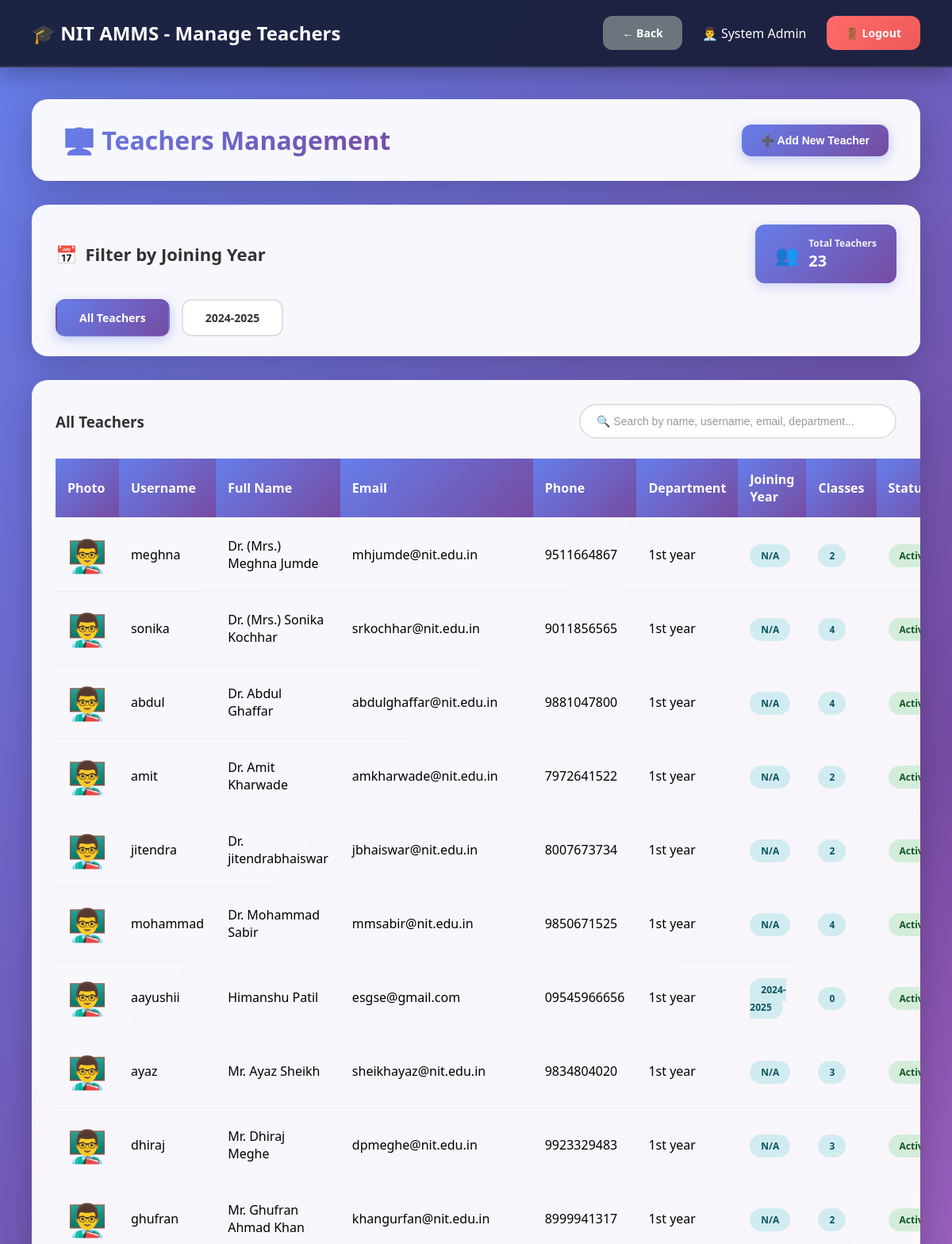
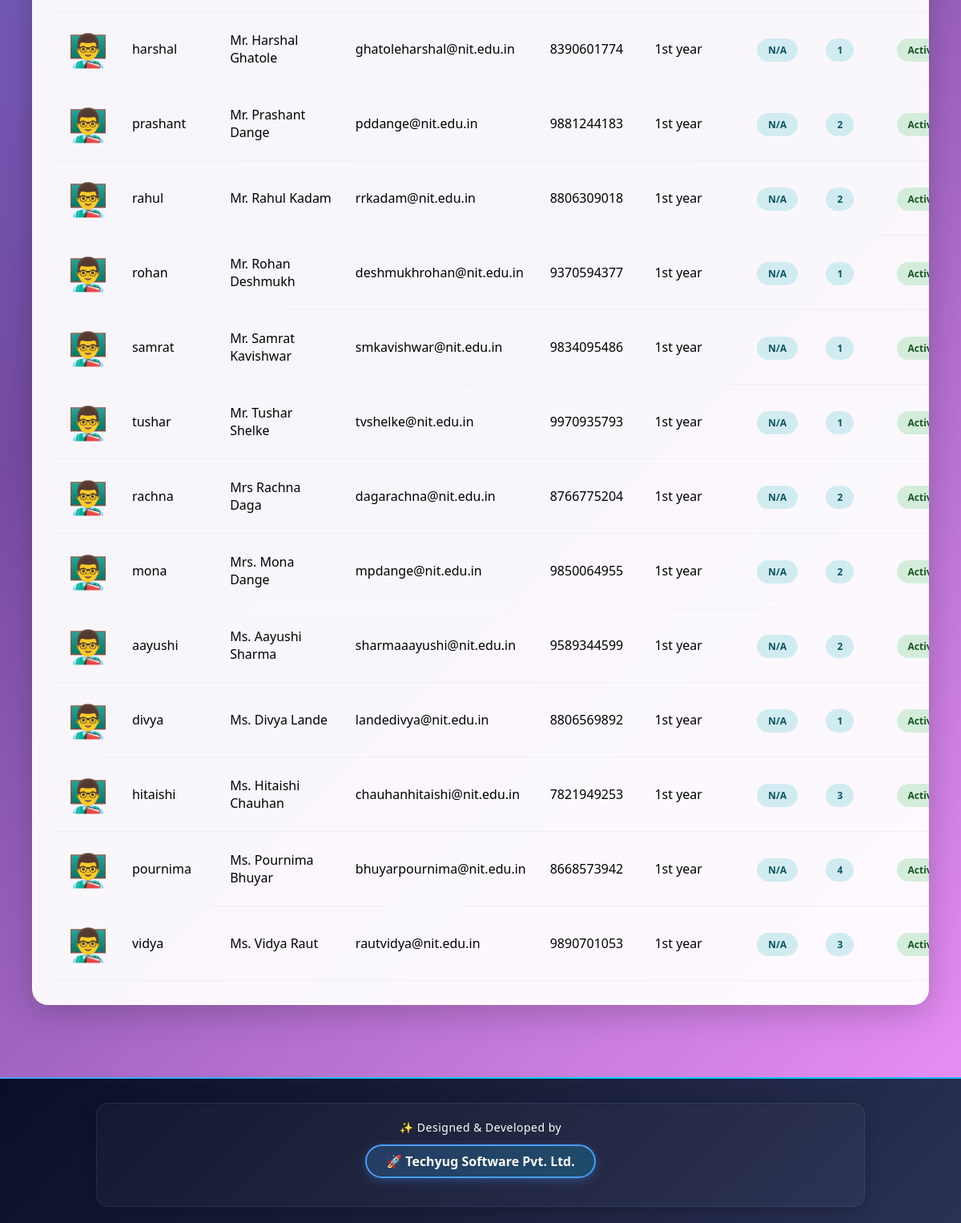
The app's page /admin/manage_teachers.php (signed in) with its own data (2 pictures, top to bottom).
### tables this page shows
CREATE TABLE `users` (
  `id` int(11) NOT NULL,
  `username` varchar(50) NOT NULL,
  `password` varchar(255) NOT NULL,
  `full_name` varchar(100) NOT NULL,
  `email` varchar(100) NOT NULL,
  `phone` varchar(15) DEFAULT NULL,
  `photo` varchar(255) DEFAULT NULL,
  `role` enum('admin','hod','teacher') NOT NULL,
  `department_id` int(11) DEFAULT NULL,
  `joining_year` varchar(20) DEFAULT NULL,
  `is_active` tinyint(1) DEFAULT 1,
  `created_at` timestamp NOT NULL DEFAULT current_timestamp()
);

CREATE TABLE `departments` (
  `id` int(11) NOT NULL,
  `dept_name` varchar(100) NOT NULL,
  `dept_code` varchar(20) NOT NULL,
  `hod_id` int(11) DEFAULT NULL,
  `created_at` timestamp NOT NULL DEFAULT current_timestamp()
);

### db.php (called while the page is built, shortened)
<?php
$conn = new mysqli(DB_HOST, DB_USER, DB_PASS, DB_NAME);
$conn->set_charset("utf8mb4");
$conn->query("SET time_zone = '+05:30'");
function isLoggedIn() {
    return isset($_SESSION['user_id']) && isset($_SESSION['role']);
}
function getCurrentUser() {
    global $conn;
    $user_id = $_SESSION['user_id'];
    $role = $_SESSION['role'];
    if ($role === 'student') {
        $query = "SELECT * FROM students WHERE id = ?";
    } elseif ($role === 'parent') {
        $query = "SELECT * FROM parents WHERE id = ?";
    } else {
        $query = "SELECT * FROM users WHERE id = ?";
    }
    $stmt = $conn->prepare($query);
    $stmt->bind_param("i", $user_id);
    $stmt->execute();
    $result = $stmt->get_result();
    return $result->fetch_assoc();
}
?>

### admin/manage_teachers.php (the view, shortened to what this page needs)
<?php
require_once '../db.php';
$user = getCurrentUser();
$selected_year = isset($_GET['year']) ? sanitize($_GET['year']) : 'all';
$check_joining_year = $conn->query("SHOW COLUMNS FROM users LIKE 'joining_year'");
$has_joining_year = ($check_joining_year->num_rows > 0);
if ($has_joining_year) {
    $years_query = "SELECT DISTINCT joining_year FROM users WHERE role = 'teacher' AND joining_year IS NOT NULL ORDER BY joining_year DESC";
    $years_result = $conn->query($years_query);
    $available_years = [];
    while ($year_row = $years_result->fetch_assoc()) {
        $available_years[] = $year_row['joining_year'];
    }
    if ($selected_year === 'all') {
        $teachers_query = "SELECT u.*, d.dept_name,
                           (SELECT COUNT(*) FROM classes WHERE teacher_id = u.id) as class_count
                           FROM users u
                           LEFT JOIN departments d ON u.department_id = d.id
                           WHERE u.role = 'teacher'
                           ORDER BY u.full_name";
        $teachers = $conn->query($teachers_query);
    }
    if ($selected_year === 'all') {
        $count_query = "SELECT COUNT(*) as total FROM users WHERE role = 'teacher'";
        $count_result = $conn->query($count_query);
    } else {
        $count_query = "SELECT COUNT(*) as total FROM users WHERE role = 'teacher' AND joining_year = ?";
        $count_stmt = $conn->prepare($count_query);
        $count_stmt->bind_param("s", $selected_year);
        $count_stmt->execute();
        $count_result = $count_stmt->get_result();
    }
    $total_teachers = $count_result->fetch_assoc()['total'];
}
?>
<!DOCTYPE html>
<html lang="en">
<head>
</head>
<body>
    <nav class="navbar">
        <div>
            <h1>🎓 NIT AMMS - Manage Teachers</h1>
        </div>
        <div class="user-info">
            <a href="index.php" class="btn btn-secondary">← Back</a>
            <span>👨‍💼 <?php echo htmlspecialchars($user['full_name']); ?></span>
            <a href="../logout.php" class="btn btn-danger">🚪 Logout</a>
        </div>
    </nav>
    <div class="main-content">
        <div class="page-header">
            <h2>👨‍🏫 Teachers Management</h2>
            <button onclick="openModal()" class="btn btn-primary">
                ➕ Add New Teacher
            </button>
        </div>
        <?php if ($has_joining_year): ?>
        <div class="year-filter-container">
            <div class="year-filter-header">
                <h3>
                    <span>📅</span>
                    <span>Filter by Joining Year</span>
                </h3>
                <div class="stats-card">
                    <span>👥</span>
                    <div>
                        <div style="font-size: 12px; opacity: 0.9;">Total Teachers</div>
                        <div style="font-size: 20px;"><?php echo $total_teachers; ?></div>
                    </div>
                </div>
            </div>
            <div class="year-buttons">
                <a href="?year=all"
                   class="year-btn <?php echo ($selected_year === 'all') ? 'active' : ''; ?>">
                    All Teachers
                </a>
                <?php foreach ($available_years as $year): ?>
                    <a href="?year=<?php echo urlencode($year); ?>"
                       class="year-btn <?php echo ($year === $selected_year) ? 'active' : ''; ?>">
                        <?php echo htmlspecialchars($year); ?>
                    </a>
                <?php endforeach; ?>
            </div>
        </div>
        <?php endif; ?>
        <div class="table-container">
            <div style="display: flex; justify-content: space-between; align-items: center; margin-bottom: 25px;">
                <h3 style="color: #333; margin: 0;">
                    <?php echo $has_joining_year ? ($selected_year === 'all' ? 'All Teachers' : 'Teachers - ' . htmlspecialchars($selected_year)) : 'All Teachers'; ?>
                </h3>
                <div style="position: relative; width: 400px;">
                    <input type="text" id="searchInput" onkeyup="searchTable()"
                           placeholder="🔍 Search by name, username, email, department..."
                           style="width: 100%; padding: 12px 20px; border: 2px solid #e0e0e0; border-radius: 25px; font-size: 14px; transition: all 0.3s;">
                </div>
            </div>
            <?php if ($teachers->num_rows > 0): ?>
            <table id="teachersTable">
                <thead>
                    <tr>
                        <th>Photo</th>
                        <th>Username</th>
                        <th>Full Name</th>
                        <th>Email</th>
                        <th>Phone</th>
                        <th>Department</th>
                        <?php if ($has_joining_year): ?>
                        <th>Joining Year</th>
                        <?php endif; ?>
                        <th>Classes</th>
                        <th>Status</th>
                    </tr>
                </thead>
                <tbody>
                    <?php while ($teacher = $teachers->fetch_assoc()): ?>
                    <tr>
                        <td>
                            <?php if (isset($teacher['photo']) && $teacher['photo'] && file_exists('../' . $teacher['photo'])): ?>
                                <img src="../<?php echo htmlspecialchars($teacher['photo']); ?>"
                                     alt="Photo" class="profile-photo">
                            <?php else: ?>
                                <span style="font-size: 40px;">👨‍🏫</span>
                            <?php endif; ?>
                        </td>
                        <td><?php echo htmlspecialchars($teacher['username']); ?></td>
                        <td><?php echo htmlspecialchars($teacher['full_name']); ?></td>
                        <td><?php echo htmlspecialchars($teacher['email']); ?></td>
                        <td><?php echo htmlspecialchars($teacher['phone']); ?></td>
                        <td><?php echo htmlspecialchars($teacher['dept_name'] ?? 'Not Assigned'); ?></td>
                        <?php if ($has_joining_year): ?>
                        <td>
                            <span class="badge badge-info">
                                <?php echo htmlspecialchars($teacher['joining_year'] ?? 'N/A'); ?>
                            </span>
                        </td>
                        <?php endif; ?>
                        <td><span class="badge badge-info"><?php echo $teacher['class_count']; ?></span></td>
                        <td>
                            <?php if ($teacher['is_active']): ?>
                                <span class="badge badge-success">Active</span>
                            <?php else: ?>
                                <span class="badge badge-danger">Inactive</span>
                            <?php endif; ?>
                        </td>
                    </tr>
                    <?php endwhile; ?>
                </tbody>
            </table>
            <?php endif; ?>
        </div>
    </div>
    <div style="background: linear-gradient(135deg, #0a0e27 0%, #1a1f3a 50%, #2a3254 100%); position: relative; overflow: hidden; margin-top: 50px;">
        <div style="height: 2px; background: linear-gradient(90deg, #4a9eff, #00d4ff, #4a9eff, #00d4ff); background-size: 200% 100%;"></div>
        <div style="max-width: 1000px; margin: 0 auto; padding: 30px 20px 20px;">
            <div style="background: rgba(255, 255, 255, 0.03); padding: 20px 20px; border-radius: 15px; border: 1px solid rgba(74, 158, 255, 0.15); text-align: center; box-shadow: 0 5px 20px rgba(0, 0, 0, 0.2);">
                <p style="color: #ffffff; font-size: 14px; margin: 0 0 12px; font-weight: 500; letter-spacing: 0.5px;">✨ Designed & Developed by</p>
                <a href="https://himanshufullstackdeveloper.github.io/techyugsoftware/" style="display: inline-block; color: #ffffff; font-size: 16px; font-weight: 700; text-decoration: none; padding: 8px 24px; border: 2px solid #4a9eff; border-radius: 30px; background: linear-gradient(135deg, rgba(74, 158, 255, 0.2), rgba(0, 212, 255, 0.2)); box-shadow: 0 3px 12px rgba(74, 158, 255, 0.3); margin-bottom: 15px;">
                    🚀 Techyug Software Pvt. Ltd.
                </a>
            </div>
        </div>
    </div>
</body>
</html>

### admin/manage_teachers.php (style rules this page uses)
* { margin: 0; padding: 0; box-sizing: border-box; }
body { background: linear-gradient(135deg, #667eea 0%, #764ba2 50%, #f093fb 100%); min-height: 100vh; font-family: 'Segoe UI', Tahoma, Geneva, Verdana, sans-serif; }
.navbar { background: rgba(26, 31, 58, 0.95); backdrop-filter: blur(20px); padding: 20px 40px; display: flex; justify-content: space-between; align-items: center; box-shadow: 0 8px 32px rgba(0, 0, 0, 0.3); border-bottom: 2px solid rgba(255, 255, 255, 0.1); position: sticky; top: 0; z-index: 1000; }
.navbar h1 { color: white; font-size: 24px; font-weight: 700; }
.user-info { display: flex; align-items: center; gap: 25px; color: white; }
.main-content { padding: 40px; max-width: 1600px; margin: 0 auto; }
.page-header { background: rgba(255, 255, 255, 0.95); backdrop-filter: blur(20px); padding: 30px 40px; border-radius: 20px; margin-bottom: 30px; box-shadow: 0 10px 40px rgba(0, 0, 0, 0.2); display: flex; justify-content: space-between; align-items: center; }
.page-header h2 { font-size: 32px; background: linear-gradient(135deg, #667eea, #764ba2); -webkit-background-clip: text; -webkit-text-fill-color: transparent; }
.year-filter-container { background: rgba(255, 255, 255, 0.95); backdrop-filter: blur(20px); border-radius: 20px; padding: 25px 30px; box-shadow: 0 10px 40px rgba(0, 0, 0, 0.2); margin-bottom: 30px; }
.year-filter-header { display: flex; justify-content: space-between; align-items: center; margin-bottom: 20px; }
.year-filter-header h3 { font-size: 22px; color: #333; display: flex; align-items: center; gap: 10px; }
.year-buttons { display: flex; gap: 15px; flex-wrap: wrap; }
.year-btn { padding: 12px 28px; border-radius: 12px; border: 2px solid #e0e0e0; background: white; color: #333; font-weight: 600; font-size: 14px; cursor: pointer; transition: all 0.3s; text-decoration: none; display: inline-block; }
.year-btn.active { background: linear-gradient(135deg, #667eea, #764ba2); color: white; border-color: transparent; box-shadow: 0 4px 15px rgba(102, 126, 234, 0.4); }
.stats-card { background: linear-gradient(135deg, #667eea, #764ba2); color: white; padding: 15px 25px; border-radius: 12px; display: inline-flex; align-items: center; gap: 12px; font-weight: 600; box-shadow: 0 4px 15px rgba(102, 126, 234, 0.3); }
.stats-card span { font-size: 24px; }
.table-container { background: rgba(255, 255, 255, 0.95); backdrop-filter: blur(20px); border-radius: 20px; padding: 30px; box-shadow: 0 10px 40px rgba(0, 0, 0, 0.2); overflow-x: auto; }
table { width: 100%; border-collapse: collapse; }
th, td { padding: 15px; text-align: left; border-bottom: 1px solid #f0f0f0; }
th { background: linear-gradient(135deg, #667eea, #764ba2); color: white; font-weight: 600; }
.badge { padding: 6px 14px; border-radius: 20px; font-size: 12px; font-weight: 600; }
.badge-success { background: #d4edda; color: #155724; }
.badge-info { background: #d1ecf1; color: #0c5460; }
.btn { padding: 12px 24px; border-radius: 12px; text-decoration: none; font-weight: 600; transition: all 0.3s; display: inline-block; border: none; cursor: pointer; font-size: 14px; }
.btn-primary { background: linear-gradient(135deg, #667eea, #764ba2); color: white; box-shadow: 0 4px 15px rgba(102, 126, 234, 0.4); }
.btn-secondary { background: #6c757d; color: white; }
.btn-danger { background: linear-gradient(135deg, #ff6b6b, #ee5a5a); color: white; }
#searchInput::placeholder { color: #999; }

### records on screen
users: full_name "System Admin"
users: username "meghna", full_name "Dr. (Mrs.) Meghna Jumde", email "mhjumde@nit.edu.in", phone "9511664867", department.dept_name "1st year", joining_year "N/A", class_count "2", is_active "Active"
users: username "sonika", full_name "Dr. (Mrs.) Sonika Kochhar", email "srkochhar@nit.edu.in", phone "9011856565", department.dept_name "1st year", joining_year "N/A", class_count "4", is_active "Active"
users: username "abdul", full_name "Dr. Abdul Ghaffar", email "abdulghaffar@nit.edu.in", phone "9881047800", department.dept_name "1st year", joining_year "N/A", class_count "4", is_active "Active"
users: username "amit", full_name "Dr. Amit Kharwade", email "amkharwade@nit.edu.in", phone "7972641522", department.dept_name "1st year", joining_year "N/A", class_count "2", is_active "Active"
users: username "jitendra", full_name "Dr. jitendrabhaiswar", email "jbhaiswar@nit.edu.in", phone "8007673734", department.dept_name "1st year", joining_year "N/A", class_count "2", is_active "Active"
users: username "mohammad", full_name "Dr. Mohammad Sabir", email "mmsabir@nit.edu.in", phone "9850671525", department.dept_name "1st year", joining_year "N/A", class_count "4", is_active "Active"
users: username "aayushii", full_name "Himanshu Patil", email "esgse@gmail.com", phone "09545966656", department.dept_name "1st year", joining_year "2024-2025", class_count "0", is_active "Active"
users: username "ayaz", full_name "Mr. Ayaz Sheikh", email "sheikhayaz@nit.edu.in", phone "9834804020", department.dept_name "1st year", joining_year "N/A", class_count "3", is_active "Active"
users: username "dhiraj", full_name "Mr. Dhiraj Meghe", email "dpmeghe@nit.edu.in", phone "9923329483", department.dept_name "1st year", joining_year "N/A", class_count "3", is_active "Active"
users: username "ghufran", full_name "Mr. Ghufran Ahmad Khan", email "khangurfan@nit.edu.in", phone "8999941317", department.dept_name "1st year", joining_year "N/A", class_count "2", is_active "Active"
users: username "harshal", full_name "Mr. Harshal Ghatole", email "ghatoleharshal@nit.edu.in", phone "8390601774", department.dept_name "1st year", joining_year "N/A", class_count "1", is_active "Active"
users: username "prashant", full_name "Mr. Prashant Dange", email "pddange@nit.edu.in", phone "9881244183", department.dept_name "1st year", joining_year "N/A", class_count "2", is_active "Active"
users: username "rahul", full_name "Mr. Rahul Kadam", email "rrkadam@nit.edu.in", phone "8806309018", department.dept_name "1st year", joining_year "N/A", class_count "2", is_active "Active"
users: username "rohan", full_name "Mr. Rohan Deshmukh", email "deshmukhrohan@nit.edu.in", phone "9370594377", department.dept_name "1st year", joining_year "N/A", class_count "1", is_active "Active"
users: username "samrat", full_name "Mr. Samrat Kavishwar", email "smkavishwar@nit.edu.in", phone "9834095486", department.dept_name "1st year", joining_year "N/A", class_count "1", is_active "Active"
users: username "tushar", full_name "Mr. Tushar Shelke", email "tvshelke@nit.edu.in", phone "9970935793", department.dept_name "1st year", joining_year "N/A", class_count "1", is_active "Active"
users: username "rachna", full_name "Mrs Rachna Daga", email "dagarachna@nit.edu.in", phone "8766775204", department.dept_name "1st year", joining_year "N/A", class_count "2", is_active "Active"
users: username "mona", full_name "Mrs. Mona Dange", email "mpdange@nit.edu.in", phone "9850064955", department.dept_name "1st year", joining_year "N/A", class_count "2", is_active "Active"
users: username "aayushi", full_name "Ms. Aayushi Sharma", email "sharmaaayushi@nit.edu.in", phone "9589344599", department.dept_name "1st year", joining_year "N/A", class_count "2", is_active "Active"
users: username "divya", full_name "Ms. Divya Lande", email "landedivya@nit.edu.in", phone "8806569892", department.dept_name "1st year", joining_year "N/A", class_count "1", is_active "Active"
users: username "hitaishi", full_name "Ms. Hitaishi Chauhan", email "chauhanhitaishi@nit.edu.in", phone "7821949253", department.dept_name "1st year", joining_year "N/A", class_count "3", is_active "Active"
users: username "pournima", full_name "Ms. Pournima Bhuyar", email "bhuyarpournima@nit.edu.in", phone "8668573942", department.dept_name "1st year", joining_year "N/A", class_count "4", is_active "Active"
users: username "vidya", full_name "Ms. Vidya Raut", email "rautvidya@nit.edu.in", phone "9890701053", department.dept_name "1st year", joining_year "N/A", class_count "3", is_active "Active"

### other values on screen
$total_teachers "23"
$year "2024-2025"
